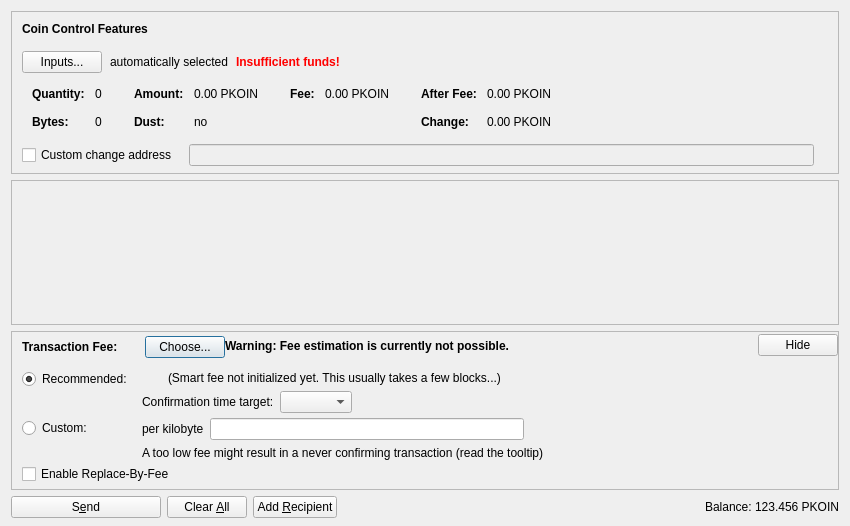
<?xml version="1.0" encoding="UTF-8"?>
<ui version="4.0">
 <class>SendCoinsDialog</class>
 <widget class="QDialog" name="SendCoinsDialog">
  <property name="geometry">
   <rect>
    <x>0</x>
    <y>0</y>
    <width>850</width>
    <height>526</height>
   </rect>
  </property>
  <property name="windowTitle">
   <string>Send Coins</string>
  </property>
  <layout class="QVBoxLayout" name="verticalLayout" stretch="0,1,0,0">
   <property name="bottomMargin">
    <number>8</number>
   </property>
   <item>
    <widget class="QFrame" name="frameCoinControl">
     <property name="sizePolicy">
      <sizepolicy hsizetype="Expanding" vsizetype="Expanding">
       <horstretch>0</horstretch>
       <verstretch>0</verstretch>
      </sizepolicy>
     </property>
     <property name="maximumSize">
      <size>
       <width>16777215</width>
       <height>16777215</height>
      </size>
     </property>
     <property name="frameShape">
      <enum>QFrame::StyledPanel</enum>
     </property>
     <property name="frameShadow">
      <enum>QFrame::Sunken</enum>
     </property>
     <layout class="QVBoxLayout" name="verticalLayoutCoinControl2">
      <property name="spacing">
       <number>0</number>
      </property>
      <property name="leftMargin">
       <number>0</number>
      </property>
      <property name="topMargin">
       <number>0</number>
      </property>
      <property name="rightMargin">
       <number>0</number>
      </property>
      <property name="bottomMargin">
       <number>6</number>
      </property>
      <item>
       <layout class="QVBoxLayout" name="verticalLayoutCoinControl" stretch="0,0,0,0,1">
        <property name="spacing">
         <number>0</number>
        </property>
        <property name="leftMargin">
         <number>10</number>
        </property>
        <property name="topMargin">
         <number>10</number>
        </property>
        <item>
         <layout class="QHBoxLayout" name="horizontalLayoutCoinControl1">
          <property name="bottomMargin">
           <number>15</number>
          </property>
          <item>
           <widget class="QLabel" name="labelCoinControlFeatures">
            <property name="sizePolicy">
             <sizepolicy hsizetype="Preferred" vsizetype="Maximum">
              <horstretch>0</horstretch>
              <verstretch>0</verstretch>
             </sizepolicy>
            </property>
            <property name="font">
             <font>
              <weight>75</weight>
              <bold>true</bold>
             </font>
            </property>
            <property name="styleSheet">
             <string notr="true">font-weight:bold;</string>
            </property>
            <property name="text">
             <string>Coin Control Features</string>
            </property>
           </widget>
          </item>
         </layout>
        </item>
        <item>
         <layout class="QHBoxLayout" name="horizontalLayoutCoinControl2" stretch="0,0,0,0">
          <property name="spacing">
           <number>8</number>
          </property>
          <property name="bottomMargin">
           <number>10</number>
          </property>
          <item>
           <widget class="QPushButton" name="pushButtonCoinControl">
            <property name="styleSheet">
             <string notr="true"/>
            </property>
            <property name="text">
             <string>Inputs...</string>
            </property>
            <property name="autoDefault">
             <bool>false</bool>
            </property>
           </widget>
          </item>
          <item>
           <widget class="QLabel" name="labelCoinControlAutomaticallySelected">
            <property name="text">
             <string>automatically selected</string>
            </property>
            <property name="margin">
             <number>5</number>
            </property>
           </widget>
          </item>
          <item>
           <widget class="QLabel" name="labelCoinControlInsuffFunds">
            <property name="font">
             <font>
              <weight>75</weight>
              <bold>true</bold>
             </font>
            </property>
            <property name="styleSheet">
             <string notr="true">color:red;font-weight:bold;</string>
            </property>
            <property name="text">
             <string>Insufficient funds!</string>
            </property>
            <property name="margin">
             <number>5</number>
            </property>
           </widget>
          </item>
          <item>
           <spacer name="horizontalSpacerCoinControl">
            <property name="orientation">
             <enum>Qt::Horizontal</enum>
            </property>
            <property name="sizeHint" stdset="0">
             <size>
              <width>40</width>
              <height>1</height>
             </size>
            </property>
           </spacer>
          </item>
         </layout>
        </item>
        <item>
         <widget class="QWidget" name="widgetCoinControl" native="true">
          <property name="sizePolicy">
           <sizepolicy hsizetype="Preferred" vsizetype="Preferred">
            <horstretch>0</horstretch>
            <verstretch>0</verstretch>
           </sizepolicy>
          </property>
          <property name="minimumSize">
           <size>
            <width>0</width>
            <height>0</height>
           </size>
          </property>
          <property name="styleSheet">
           <string notr="true"/>
          </property>
          <layout class="QHBoxLayout" name="horizontalLayoutCoinControl5">
           <property name="leftMargin">
            <number>0</number>
           </property>
           <property name="topMargin">
            <number>0</number>
           </property>
           <property name="rightMargin">
            <number>0</number>
           </property>
           <property name="bottomMargin">
            <number>0</number>
           </property>
           <item>
            <layout class="QHBoxLayout" name="horizontalLayoutCoinControl3" stretch="0,0,0,1">
             <property name="spacing">
              <number>20</number>
             </property>
             <property name="topMargin">
              <number>0</number>
             </property>
             <property name="bottomMargin">
              <number>10</number>
             </property>
             <item>
              <layout class="QFormLayout" name="formLayoutCoinControl1">
               <property name="horizontalSpacing">
                <number>10</number>
               </property>
               <property name="verticalSpacing">
                <number>14</number>
               </property>
               <property name="leftMargin">
                <number>10</number>
               </property>
               <property name="topMargin">
                <number>4</number>
               </property>
               <property name="rightMargin">
                <number>6</number>
               </property>
               <item row="0" column="0">
                <widget class="QLabel" name="labelCoinControlQuantityText">
                 <property name="font">
                  <font>
                   <weight>75</weight>
                   <bold>true</bold>
                  </font>
                 </property>
                 <property name="text">
                  <string>Quantity:</string>
                 </property>
                 <property name="margin">
                  <number>0</number>
                 </property>
                </widget>
               </item>
               <item row="0" column="1">
                <widget class="QLabel" name="labelCoinControlQuantity">
                 <property name="cursor">
                  <cursorShape>IBeamCursor</cursorShape>
                 </property>
                 <property name="contextMenuPolicy">
                  <enum>Qt::ActionsContextMenu</enum>
                 </property>
                 <property name="text">
                  <string notr="true">0</string>
                 </property>
                 <property name="margin">
                  <number>0</number>
                 </property>
                 <property name="textInteractionFlags">
                  <set>Qt::LinksAccessibleByMouse|Qt::TextSelectableByKeyboard|Qt::TextSelectableByMouse</set>
                 </property>
                </widget>
               </item>
               <item row="1" column="0">
                <widget class="QLabel" name="labelCoinControlBytesText">
                 <property name="font">
                  <font>
                   <weight>75</weight>
                   <bold>true</bold>
                  </font>
                 </property>
                 <property name="text">
                  <string>Bytes:</string>
                 </property>
                </widget>
               </item>
               <item row="1" column="1">
                <widget class="QLabel" name="labelCoinControlBytes">
                 <property name="cursor">
                  <cursorShape>IBeamCursor</cursorShape>
                 </property>
                 <property name="contextMenuPolicy">
                  <enum>Qt::ActionsContextMenu</enum>
                 </property>
                 <property name="text">
                  <string notr="true">0</string>
                 </property>
                 <property name="textInteractionFlags">
                  <set>Qt::LinksAccessibleByMouse|Qt::TextSelectableByKeyboard|Qt::TextSelectableByMouse</set>
                 </property>
                </widget>
               </item>
              </layout>
             </item>
             <item>
              <layout class="QFormLayout" name="formLayoutCoinControl2">
               <property name="horizontalSpacing">
                <number>10</number>
               </property>
               <property name="verticalSpacing">
                <number>14</number>
               </property>
               <property name="leftMargin">
                <number>6</number>
               </property>
               <property name="topMargin">
                <number>4</number>
               </property>
               <property name="rightMargin">
                <number>6</number>
               </property>
               <item row="0" column="0">
                <widget class="QLabel" name="labelCoinControlAmountText">
                 <property name="font">
                  <font>
                   <weight>75</weight>
                   <bold>true</bold>
                  </font>
                 </property>
                 <property name="text">
                  <string>Amount:</string>
                 </property>
                 <property name="margin">
                  <number>0</number>
                 </property>
                </widget>
               </item>
               <item row="0" column="1">
                <widget class="QLabel" name="labelCoinControlAmount">
                 <property name="cursor">
                  <cursorShape>IBeamCursor</cursorShape>
                 </property>
                 <property name="contextMenuPolicy">
                  <enum>Qt::ActionsContextMenu</enum>
                 </property>
                 <property name="text">
                  <string notr="true">0.00 PKOIN</string>
                 </property>
                 <property name="textInteractionFlags">
                  <set>Qt::LinksAccessibleByMouse|Qt::TextSelectableByKeyboard|Qt::TextSelectableByMouse</set>
                 </property>
                </widget>
               </item>
               <item row="1" column="0">
                <widget class="QLabel" name="labelCoinControlLowOutputText">
                 <property name="font">
                  <font>
                   <weight>75</weight>
                   <bold>true</bold>
                  </font>
                 </property>
                 <property name="text">
                  <string>Dust:</string>
                 </property>
                </widget>
               </item>
               <item row="1" column="1">
                <widget class="QLabel" name="labelCoinControlLowOutput">
                 <property name="cursor">
                  <cursorShape>IBeamCursor</cursorShape>
                 </property>
                 <property name="contextMenuPolicy">
                  <enum>Qt::ActionsContextMenu</enum>
                 </property>
                 <property name="text">
                  <string notr="true">no</string>
                 </property>
                 <property name="textInteractionFlags">
                  <set>Qt::LinksAccessibleByMouse|Qt::TextSelectableByKeyboard|Qt::TextSelectableByMouse</set>
                 </property>
                </widget>
               </item>
              </layout>
             </item>
             <item>
              <layout class="QFormLayout" name="formLayoutCoinControl3">
               <property name="horizontalSpacing">
                <number>10</number>
               </property>
               <property name="verticalSpacing">
                <number>14</number>
               </property>
               <property name="leftMargin">
                <number>6</number>
               </property>
               <property name="topMargin">
                <number>4</number>
               </property>
               <property name="rightMargin">
                <number>6</number>
               </property>
               <item row="0" column="0">
                <widget class="QLabel" name="labelCoinControlFeeText">
                 <property name="font">
                  <font>
                   <weight>75</weight>
                   <bold>true</bold>
                  </font>
                 </property>
                 <property name="text">
                  <string>Fee:</string>
                 </property>
                 <property name="margin">
                  <number>0</number>
                 </property>
                </widget>
               </item>
               <item row="0" column="1">
                <widget class="QLabel" name="labelCoinControlFee">
                 <property name="cursor">
                  <cursorShape>IBeamCursor</cursorShape>
                 </property>
                 <property name="contextMenuPolicy">
                  <enum>Qt::ActionsContextMenu</enum>
                 </property>
                 <property name="text">
                  <string notr="true">0.00 PKOIN</string>
                 </property>
                 <property name="textInteractionFlags">
                  <set>Qt::LinksAccessibleByMouse|Qt::TextSelectableByKeyboard|Qt::TextSelectableByMouse</set>
                 </property>
                </widget>
               </item>
              </layout>
             </item>
             <item>
              <layout class="QFormLayout" name="formLayoutCoinControl4">
               <property name="horizontalSpacing">
                <number>10</number>
               </property>
               <property name="verticalSpacing">
                <number>14</number>
               </property>
               <property name="leftMargin">
                <number>6</number>
               </property>
               <property name="topMargin">
                <number>4</number>
               </property>
               <property name="rightMargin">
                <number>6</number>
               </property>
               <item row="0" column="0">
                <widget class="QLabel" name="labelCoinControlAfterFeeText">
                 <property name="font">
                  <font>
                   <weight>75</weight>
                   <bold>true</bold>
                  </font>
                 </property>
                 <property name="text">
                  <string>After Fee:</string>
                 </property>
                 <property name="margin">
                  <number>0</number>
                 </property>
                </widget>
               </item>
               <item row="0" column="1">
                <widget class="QLabel" name="labelCoinControlAfterFee">
                 <property name="cursor">
                  <cursorShape>IBeamCursor</cursorShape>
                 </property>
                 <property name="contextMenuPolicy">
                  <enum>Qt::ActionsContextMenu</enum>
                 </property>
                 <property name="text">
                  <string notr="true">0.00 PKOIN</string>
                 </property>
                 <property name="textInteractionFlags">
                  <set>Qt::LinksAccessibleByMouse|Qt::TextSelectableByKeyboard|Qt::TextSelectableByMouse</set>
                 </property>
                </widget>
               </item>
               <item row="1" column="0">
                <widget class="QLabel" name="labelCoinControlChangeText">
                 <property name="font">
                  <font>
                   <weight>75</weight>
                   <bold>true</bold>
                  </font>
                 </property>
                 <property name="text">
                  <string>Change:</string>
                 </property>
                </widget>
               </item>
               <item row="1" column="1">
                <widget class="QLabel" name="labelCoinControlChange">
                 <property name="cursor">
                  <cursorShape>IBeamCursor</cursorShape>
                 </property>
                 <property name="contextMenuPolicy">
                  <enum>Qt::ActionsContextMenu</enum>
                 </property>
                 <property name="text">
                  <string notr="true">0.00 PKOIN</string>
                 </property>
                 <property name="textInteractionFlags">
                  <set>Qt::LinksAccessibleByMouse|Qt::TextSelectableByKeyboard|Qt::TextSelectableByMouse</set>
                 </property>
                </widget>
               </item>
              </layout>
             </item>
            </layout>
           </item>
          </layout>
         </widget>
        </item>
        <item>
         <layout class="QHBoxLayout" name="horizontalLayoutCoinControl4" stretch="0,0,0">
          <property name="spacing">
           <number>12</number>
          </property>
          <property name="sizeConstraint">
           <enum>QLayout::SetDefaultConstraint</enum>
          </property>
          <property name="topMargin">
           <number>5</number>
          </property>
          <property name="rightMargin">
           <number>5</number>
          </property>
          <item>
           <widget class="QCheckBox" name="checkBoxCoinControlChange">
            <property name="toolTip">
             <string>If this is activated, but the change address is empty or invalid, change will be sent to a newly generated address.</string>
            </property>
            <property name="text">
             <string>Custom change address</string>
            </property>
           </widget>
          </item>
          <item>
           <widget class="QValidatedLineEdit" name="lineEditCoinControlChange">
            <property name="enabled">
             <bool>false</bool>
            </property>
            <property name="sizePolicy">
             <sizepolicy hsizetype="Expanding" vsizetype="Fixed">
              <horstretch>0</horstretch>
              <verstretch>0</verstretch>
             </sizepolicy>
            </property>
           </widget>
          </item>
          <item>
           <widget class="QLabel" name="labelCoinControlChangeLabel">
            <property name="sizePolicy">
             <sizepolicy hsizetype="Preferred" vsizetype="Expanding">
              <horstretch>0</horstretch>
              <verstretch>0</verstretch>
             </sizepolicy>
            </property>
            <property name="minimumSize">
             <size>
              <width>0</width>
              <height>0</height>
             </size>
            </property>
            <property name="text">
             <string/>
            </property>
            <property name="margin">
             <number>3</number>
            </property>
           </widget>
          </item>
         </layout>
        </item>
        <item>
         <spacer name="verticalSpacerCoinControl">
          <property name="orientation">
           <enum>Qt::Vertical</enum>
          </property>
          <property name="sizeHint" stdset="0">
           <size>
            <width>800</width>
            <height>1</height>
           </size>
          </property>
         </spacer>
        </item>
       </layout>
      </item>
     </layout>
    </widget>
   </item>
   <item>
    <widget class="QScrollArea" name="scrollArea">
     <property name="widgetResizable">
      <bool>true</bool>
     </property>
     <widget class="QWidget" name="scrollAreaWidgetContents">
      <property name="geometry">
       <rect>
        <x>0</x>
        <y>0</y>
        <width>830</width>
        <height>104</height>
       </rect>
      </property>
      <layout class="QVBoxLayout" name="verticalLayout_2" stretch="0,1">
       <property name="leftMargin">
        <number>0</number>
       </property>
       <property name="topMargin">
        <number>0</number>
       </property>
       <property name="rightMargin">
        <number>0</number>
       </property>
       <property name="bottomMargin">
        <number>0</number>
       </property>
       <item>
        <layout class="QVBoxLayout" name="entries">
         <property name="spacing">
          <number>6</number>
         </property>
        </layout>
       </item>
       <item>
        <spacer name="verticalSpacer">
         <property name="orientation">
          <enum>Qt::Vertical</enum>
         </property>
         <property name="sizeHint" stdset="0">
          <size>
           <width>20</width>
           <height>40</height>
          </size>
         </property>
        </spacer>
       </item>
      </layout>
     </widget>
    </widget>
   </item>
   <item>
    <widget class="QFrame" name="frameFee">
     <property name="sizePolicy">
      <sizepolicy hsizetype="Expanding" vsizetype="Expanding">
       <horstretch>0</horstretch>
       <verstretch>0</verstretch>
      </sizepolicy>
     </property>
     <property name="maximumSize">
      <size>
       <width>16777215</width>
       <height>16777215</height>
      </size>
     </property>
     <property name="frameShape">
      <enum>QFrame::StyledPanel</enum>
     </property>
     <property name="frameShadow">
      <enum>QFrame::Sunken</enum>
     </property>
     <layout class="QVBoxLayout" name="verticalLayoutFee1">
      <property name="spacing">
       <number>0</number>
      </property>
      <property name="leftMargin">
       <number>0</number>
      </property>
      <property name="topMargin">
       <number>0</number>
      </property>
      <property name="rightMargin">
       <number>0</number>
      </property>
      <property name="bottomMargin">
       <number>0</number>
      </property>
      <item>
       <layout class="QVBoxLayout" name="verticalLayoutFee2" stretch="0,0,0">
        <property name="spacing">
         <number>0</number>
        </property>
        <property name="leftMargin">
         <number>10</number>
        </property>
        <property name="topMargin">
         <number>0</number>
        </property>
        <item>
         <layout class="QHBoxLayout" name="horizontalLayoutFee1">
          <property name="bottomMargin">
           <number>0</number>
          </property>
          <item>
           <layout class="QVBoxLayout" name="verticalLayoutFee7">
            <property name="spacing">
             <number>0</number>
            </property>
            <item>
             <spacer name="verticalSpacerSmartFee">
              <property name="orientation">
               <enum>Qt::Vertical</enum>
              </property>
              <property name="sizeType">
               <enum>QSizePolicy::Fixed</enum>
              </property>
              <property name="sizeHint" stdset="0">
               <size>
                <width>1</width>
                <height>4</height>
               </size>
              </property>
             </spacer>
            </item>
            <item>
             <layout class="QHBoxLayout" name="horizontalLayoutSmartFee">
              <property name="spacing">
               <number>10</number>
              </property>
              <item>
               <widget class="QLabel" name="labelFeeHeadline">
                <property name="sizePolicy">
                 <sizepolicy hsizetype="Preferred" vsizetype="Maximum">
                  <horstretch>0</horstretch>
                  <verstretch>0</verstretch>
                 </sizepolicy>
                </property>
                <property name="font">
                 <font>
                  <weight>75</weight>
                  <bold>true</bold>
                 </font>
                </property>
                <property name="styleSheet">
                 <string notr="true">font-weight:bold;</string>
                </property>
                <property name="text">
                 <string>Transaction Fee:</string>
                </property>
               </widget>
              </item>
              <item>
               <widget class="QLabel" name="labelFeeMinimized">
                <property name="text">
                 <string/>
                </property>
               </widget>
              </item>
              <item>
               <widget class="QPushButton" name="buttonChooseFee">
                <property name="text">
                 <string>Choose...</string>
                </property>
               </widget>
              </item>
             </layout>
            </item>
            <item>
             <spacer name="verticalSpacer_5">
              <property name="orientation">
               <enum>Qt::Vertical</enum>
              </property>
              <property name="sizeHint" stdset="0">
               <size>
                <width>1</width>
                <height>1</height>
               </size>
              </property>
             </spacer>
            </item>
           </layout>
          </item>
          <item>
           <widget class="QLabel" name="fallbackFeeWarningLabel">
            <property name="toolTip">
             <string>Using the fallbackfee can result in sending a transaction that will take several hours or days (or never) to confirm. Consider choosing your fee manually or wait until you have validated the complete chain.</string>
            </property>
            <property name="font">
            <font>
                <weight>75</weight>
                <bold>true</bold>
            </font>
            </property>
            <property name="text">
             <string>Warning: Fee estimation is currently not possible.</string>
            </property>
            <property name="wordWrap">
             <bool>false</bool>
            </property>
           </widget>
          </item>
          <item>
           <spacer name="horizontalSpacer_4">
            <property name="orientation">
             <enum>Qt::Horizontal</enum>
            </property>
            <property name="sizeType">
             <enum>QSizePolicy::MinimumExpanding</enum>
            </property>
            <property name="sizeHint" stdset="0">
             <size>
              <width>40</width>
              <height>20</height>
             </size>
            </property>
           </spacer>
          </item>
          <item>
           <widget class="QPushButton" name="buttonMinimizeFee">
            <property name="toolTip">
             <string>Hide transaction fee settings</string>
            </property>
            <property name="text">
             <string>Hide</string>
            </property>
           </widget>
          </item>
         </layout>
        </item>
        <item>
         <widget class="QFrame" name="frameFeeSelection">
          <layout class="QVBoxLayout" name="verticalLayoutFee12">
           <property name="spacing">
            <number>0</number>
           </property>
           <property name="leftMargin">
            <number>0</number>
           </property>
           <property name="topMargin">
            <number>0</number>
           </property>
           <property name="rightMargin">
            <number>0</number>
           </property>
           <property name="bottomMargin">
            <number>0</number>
           </property>
           <item>
            <layout class="QGridLayout" name="gridLayoutFee">
             <property name="topMargin">
              <number>10</number>
             </property>
             <property name="bottomMargin">
              <number>4</number>
             </property>
             <property name="horizontalSpacing">
              <number>10</number>
             </property>
             <property name="verticalSpacing">
              <number>4</number>
             </property>
             <item row="1" column="1">
              <layout class="QVBoxLayout" name="verticalLayoutFee8">
               <property name="spacing">
                <number>6</number>
               </property>
               <item>
                <layout class="QHBoxLayout" name="horizontalLayoutFee13">
                 <item>
                  <widget class="QLabel" name="labelCustomPerKilobyte">
                   <property name="toolTip">
                    <string>Specify a custom fee per kB (1,000 bytes) of the transaction's virtual size.

Note:  Since the fee is calculated on a per-byte basis, a fee of "100 satoshis per kB" for a transaction size of 500 bytes (half of 1 kB) would ultimately yield a fee of only 50 satoshis.</string>
                   </property>
                   <property name="text">
                    <string>per kilobyte</string>
                   </property>
                  </widget>
                 </item>
                 <item>
                  <widget class="PocketcoinAmountField" name="customFee"/>
                 </item>
                 <item>
                  <spacer name="horizontalSpacer_6">
                   <property name="orientation">
                    <enum>Qt::Horizontal</enum>
                   </property>
                   <property name="sizeHint" stdset="0">
                    <size>
                     <width>1</width>
                     <height>1</height>
                    </size>
                   </property>
                  </spacer>
                 </item>
                </layout>
               </item>
               <item>
                <layout class="QHBoxLayout" name="horizontalLayoutFee8">
                 <item>
                  <widget class="QLabel" name="labelCustomFeeWarning">
                   <property name="enabled">
                    <bool>true</bool>
                   </property>
                   <property name="toolTip">
                    <string>When there is less transaction volume than space in the blocks, miners as well as relaying nodes may enforce a minimum fee. Paying only this minimum fee is just fine, but be aware that this can result in a never confirming transaction once there is more demand for pocketcoin transactions than the network can process.</string>
                   </property>
                   <property name="text">
                    <string>A too low fee might result in a never confirming transaction (read the tooltip)</string>
                   </property>
                  </widget>
                 </item>
                 <item>
                  <spacer name="horizontalSpacer_2">
                   <property name="orientation">
                    <enum>Qt::Horizontal</enum>
                   </property>
                   <property name="sizeHint" stdset="0">
                    <size>
                     <width>1</width>
                     <height>1</height>
                    </size>
                   </property>
                  </spacer>
                 </item>
                </layout>
               </item>
              </layout>
             </item>
             <item row="0" column="0">
              <layout class="QVBoxLayout" name="verticalLayoutFee4" stretch="0,1">
               <item>
                <widget class="QRadioButton" name="radioSmartFee">
                 <property name="text">
                  <string>Recommended:</string>
                 </property>
                 <property name="checked">
                  <bool>true</bool>
                 </property>
                 <attribute name="buttonGroup">
                  <string notr="true">groupFee</string>
                 </attribute>
                </widget>
               </item>
               <item>
                <spacer name="verticalSpacer_2">
                 <property name="orientation">
                  <enum>Qt::Vertical</enum>
                 </property>
                 <property name="sizeHint" stdset="0">
                  <size>
                   <width>1</width>
                   <height>1</height>
                  </size>
                 </property>
                </spacer>
               </item>
              </layout>
             </item>
             <item row="1" column="0">
              <layout class="QVBoxLayout" name="verticalLayoutFee9" stretch="0,1">
               <item>
                <widget class="QRadioButton" name="radioCustomFee">
                 <property name="text">
                  <string>Custom:</string>
                 </property>
                 <attribute name="buttonGroup">
                  <string notr="true">groupFee</string>
                 </attribute>
                </widget>
               </item>
               <item>
                <spacer name="verticalSpacer_6">
                 <property name="orientation">
                  <enum>Qt::Vertical</enum>
                 </property>
                 <property name="sizeHint" stdset="0">
                  <size>
                   <width>1</width>
                   <height>1</height>
                  </size>
                 </property>
                </spacer>
               </item>
              </layout>
             </item>
             <item row="0" column="1">
              <layout class="QVBoxLayout" name="verticalLayoutFee3" stretch="0,0,1">
               <property name="spacing">
                <number>6</number>
               </property>
               <property name="topMargin">
                <number>2</number>
               </property>
               <item>
                <layout class="QHBoxLayout" name="horizontalLayoutFee12">
                 <item>
                  <widget class="QLabel" name="labelSmartFee">
                   <property name="text">
                    <string/>
                   </property>
                  </widget>
                 </item>
                 <item>
                  <widget class="QLabel" name="labelFeeEstimation">
                   <property name="text">
                    <string/>
                   </property>
                  </widget>
                 </item>
                 <item>
                  <widget class="QLabel" name="labelSmartFee2">
                   <property name="text">
                    <string>(Smart fee not initialized yet. This usually takes a few blocks...)</string>
                   </property>
                  </widget>
                 </item>
                 <item>
                  <spacer name="horizontalSpacer_5">
                   <property name="orientation">
                    <enum>Qt::Horizontal</enum>
                   </property>
                   <property name="sizeHint" stdset="0">
                    <size>
                     <width>1</width>
                     <height>1</height>
                    </size>
                   </property>
                  </spacer>
                 </item>
                </layout>
               </item>
               <item>
                <layout class="QHBoxLayout" name="horizontalLayoutFee9">
                 <item>
                  <layout class="QVBoxLayout" name="verticalLayoutFee6">
                   <item>
                    <widget class="QLabel" name="labelSmartFee3">
                     <property name="text">
                      <string>Confirmation time target:</string>
                     </property>
                    </widget>
                   </item>
                  </layout>
                 </item>
                 <item>
                  <layout class="QVBoxLayout" name="verticalLayoutFee5">
                   <property name="rightMargin">
                    <number>30</number>
                   </property>
                   <item>
                    <layout class="QHBoxLayout" name="horizontalLayoutConfTarget">
                     <property name="bottomMargin">
                      <number>0</number>
                     </property>
                     <item>
                      <widget class="QComboBox" name="confTargetSelector"/>
                     </item>
                     <item>
                      <spacer name="horizontalSpacerConfTarget">
                       <property name="orientation">
                        <enum>Qt::Horizontal</enum>
                       </property>
                       <property name="sizeHint" stdset="0">
                        <size>
                         <width>40</width>
                         <height>20</height>
                        </size>
                       </property>
                      </spacer>
                     </item>
                    </layout>
                   </item>
                  </layout>
                 </item>
                </layout>
               </item>
               <item>
                <spacer name="verticalSpacer_4">
                 <property name="orientation">
                  <enum>Qt::Vertical</enum>
                 </property>
                 <property name="sizeHint" stdset="0">
                  <size>
                   <width>1</width>
                   <height>1</height>
                  </size>
                 </property>
                </spacer>
               </item>
              </layout>
             </item>
            </layout>
           </item>
           <item>
            <widget class="QCheckBox" name="optInRBF">
             <property name="text">
              <string>Enable Replace-By-Fee</string>
             </property>
             <property name="toolTip">
              <string>With Replace-By-Fee (BIP-125) you can increase a transaction's fee after it is sent. Without this, a higher fee may be recommended to compensate for increased transaction delay risk.</string>
             </property>
            </widget>
           </item>
          </layout>
         </widget>
        </item>
        <item>
         <spacer name="verticalSpacerFee">
          <property name="orientation">
           <enum>Qt::Vertical</enum>
          </property>
          <property name="sizeHint" stdset="0">
           <size>
            <width>40</width>
            <height>5</height>
           </size>
          </property>
         </spacer>
        </item>
       </layout>
      </item>
     </layout>
    </widget>
   </item>
   <item>
    <layout class="QHBoxLayout" name="horizontalLayout">
     <item>
      <widget class="QPushButton" name="sendButton">
       <property name="minimumSize">
        <size>
         <width>150</width>
         <height>0</height>
        </size>
       </property>
       <property name="toolTip">
        <string>Confirm the send action</string>
       </property>
       <property name="text">
        <string>S&amp;end</string>
       </property>
       <property name="icon">
        <iconset resource="../pocketcoin.qrc">
         <normaloff>:/icons/send</normaloff>:/icons/send</iconset>
       </property>
       <property name="autoDefault">
        <bool>false</bool>
       </property>
       <property name="default">
        <bool>false</bool>
       </property>
      </widget>
     </item>
     <item>
      <widget class="QPushButton" name="clearButton">
       <property name="sizePolicy">
        <sizepolicy hsizetype="Minimum" vsizetype="Fixed">
         <horstretch>0</horstretch>
         <verstretch>0</verstretch>
        </sizepolicy>
       </property>
       <property name="toolTip">
        <string>Clear all fields of the form.</string>
       </property>
       <property name="text">
        <string>Clear &amp;All</string>
       </property>
       <property name="icon">
        <iconset resource="../pocketcoin.qrc">
         <normaloff>:/icons/remove</normaloff>:/icons/remove</iconset>
       </property>
       <property name="autoDefault">
        <bool>false</bool>
       </property>
      </widget>
     </item>
     <item>
      <widget class="QPushButton" name="addButton">
       <property name="toolTip">
        <string>Send to multiple recipients at once</string>
       </property>
       <property name="text">
        <string>Add &amp;Recipient</string>
       </property>
       <property name="icon">
        <iconset resource="../pocketcoin.qrc">
         <normaloff>:/icons/add</normaloff>:/icons/add</iconset>
       </property>
       <property name="autoDefault">
        <bool>false</bool>
       </property>
      </widget>
     </item>
     <item>
      <spacer name="horizontalSpacer">
       <property name="orientation">
        <enum>Qt::Horizontal</enum>
       </property>
       <property name="sizeHint" stdset="0">
        <size>
         <width>40</width>
         <height>20</height>
        </size>
       </property>
      </spacer>
     </item>
     <item>
      <layout class="QHBoxLayout" name="horizontalLayout_2">
       <property name="spacing">
        <number>3</number>
       </property>
       <item>
        <widget class="QLabel" name="labelBalanceName">
         <property name="sizePolicy">
          <sizepolicy hsizetype="Preferred" vsizetype="Fixed">
           <horstretch>0</horstretch>
           <verstretch>0</verstretch>
          </sizepolicy>
         </property>
         <property name="text">
          <string>Balance:</string>
         </property>
        </widget>
       </item>
       <item>
        <widget class="QLabel" name="labelBalance">
         <property name="sizePolicy">
          <sizepolicy hsizetype="Preferred" vsizetype="Fixed">
           <horstretch>0</horstretch>
           <verstretch>0</verstretch>
          </sizepolicy>
         </property>
         <property name="cursor">
          <cursorShape>IBeamCursor</cursorShape>
         </property>
         <property name="text">
          <string notr="true">123.456 PKOIN</string>
         </property>
         <property name="textInteractionFlags">
          <set>Qt::LinksAccessibleByMouse|Qt::TextSelectableByKeyboard|Qt::TextSelectableByMouse</set>
         </property>
        </widget>
       </item>
      </layout>
     </item>
    </layout>
   </item>
  </layout>
 </widget>
 <customwidgets>
  <customwidget>
   <class>QValidatedLineEdit</class>
   <extends>QLineEdit</extends>
   <header>qt/qvalidatedlineedit.h</header>
  </customwidget>
  <customwidget>
   <class>PocketcoinAmountField</class>
   <extends>QLineEdit</extends>
   <header>qt/pocketcoinamountfield.h</header>
   <container>1</container>
  </customwidget>
 </customwidgets>
 <resources>
  <include location="../pocketcoin.qrc"/>
 </resources>
 <connections/>
 <buttongroups>
  <buttongroup name="groupFee"/>
 </buttongroups>
</ui>
